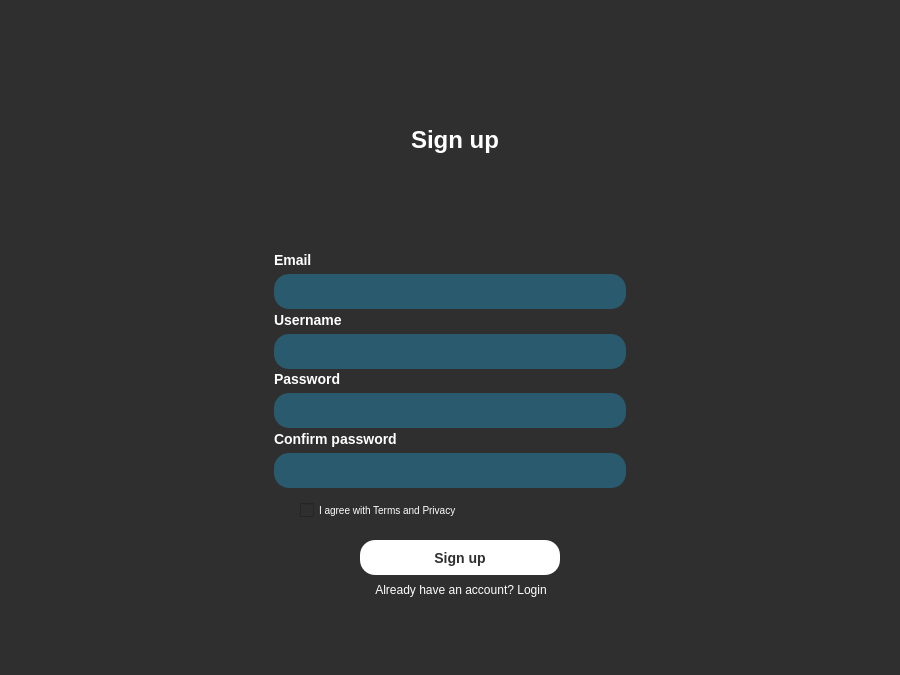
<?xml version="1.0" encoding="UTF-8"?>
<ui version="4.0">
 <class>Authorization2</class>
 <widget class="QWidget" name="Authorization2">
  <property name="geometry">
   <rect>
    <x>0</x>
    <y>0</y>
    <width>900</width>
    <height>675</height>
   </rect>
  </property>
  <property name="windowTitle">
   <string>Регистрация</string>
  </property>
  <property name="styleSheet">
   <string notr="true">QWidget{background-color: rgb(47, 47, 47);}</string>
  </property>
  <widget class="QPushButton" name="to_login">
   <property name="geometry">
    <rect>
     <x>370</x>
     <y>580</y>
     <width>182</width>
     <height>20</height>
    </rect>
   </property>
   <property name="styleSheet">
    <string notr="true">QPushButton{background-color: rgb(47, 47, 47); color: rgb(255, 255, 255); font-size: 13,79px;border-width:0px; border-radius: 0px}</string>
   </property>
   <property name="text">
    <string>Already have an account? Login</string>
   </property>
  </widget>
  <widget class="QLabel" name="text_sign_up">
   <property name="geometry">
    <rect>
     <x>409</x>
     <y>120</y>
     <width>92</width>
     <height>41</height>
    </rect>
   </property>
   <property name="text">
    <string>&lt;html&gt;&lt;head/&gt;&lt;body&gt;&lt;p align=&quot;center&quot;&gt;&lt;span style=&quot; font-size:24px; font-weight:600; color:#ffffff;&quot;&gt;Sign up&lt;/span&gt;&lt;/p&gt;&lt;/body&gt;&lt;/html&gt;</string>
   </property>
  </widget>
  <widget class="QCheckBox" name="checkBox">
   <property name="geometry">
    <rect>
     <x>300</x>
     <y>500</y>
     <width>261</width>
     <height>20</height>
    </rect>
   </property>
   <property name="styleSheet">
    <string notr="true">QCheckBox{font-size: 10px; color: rgb(255, 255, 255)}</string>
   </property>
   <property name="text">
    <string>I agree with Terms and Privacy</string>
   </property>
  </widget>
  <widget class="QFrame" name="main_frame">
   <property name="geometry">
    <rect>
     <x>265</x>
     <y>243</y>
     <width>370</width>
     <height>251</height>
    </rect>
   </property>
   <layout class="QVBoxLayout" name="verticalLayout">
    <item>
     <widget class="QLabel" name="text_emal">
      <property name="styleSheet">
       <string notr="true">QLabel{max-width:352px; max-height:16px; min-width:352px; min-height:16px}</string>
      </property>
      <property name="text">
       <string>&lt;html&gt;&lt;head/&gt;&lt;body&gt;&lt;p&gt;&lt;span style=&quot; font-size:14px; font-weight:600; color:#ffffff;&quot;&gt;Email&lt;/span&gt;&lt;/p&gt;&lt;/body&gt;&lt;/html&gt;</string>
      </property>
     </widget>
    </item>
    <item>
     <widget class="QLineEdit" name="input_email">
      <property name="styleSheet">
       <string notr="true">QLineEdit{background-color: rgb(41, 90, 109); color: rgb(255, 255, 255); border-style: solid; border-width:0px; border-radius: 15px; border-color:rgb(41, 90, 109); max-width:352px; max-height:35px; min-width:352px; min-height: 35px}</string>
      </property>
     </widget>
    </item>
    <item>
     <widget class="QLabel" name="text_username">
      <property name="styleSheet">
       <string notr="true">QLabel{max-width:352px; max-height:16px; min-width:352px; min-height:16px}</string>
      </property>
      <property name="text">
       <string>&lt;html&gt;&lt;head/&gt;&lt;body&gt;&lt;p&gt;&lt;span style=&quot; font-size:14px; font-weight:600; color:#ffffff;&quot;&gt;Username&lt;/span&gt;&lt;/p&gt;&lt;/body&gt;&lt;/html&gt;</string>
      </property>
     </widget>
    </item>
    <item>
     <widget class="QLineEdit" name="input_username">
      <property name="styleSheet">
       <string notr="true">QLineEdit{background-color: rgb(41, 90, 109); color: rgb(255, 255, 255); border-style: solid; border-width:0px; border-radius: 15px; border-color:rgb(41, 90, 109); max-width:352px; max-height:35px; min-width:352px; min-height: 35px}</string>
      </property>
     </widget>
    </item>
    <item>
     <widget class="QLabel" name="text_password">
      <property name="styleSheet">
       <string notr="true">QLabel{max-width:352px; max-height:16px; min-width:352px; min-height:16px}</string>
      </property>
      <property name="text">
       <string>&lt;html&gt;&lt;head/&gt;&lt;body&gt;&lt;p&gt;&lt;span style=&quot; font-size:14px; font-weight:600; color:#ffffff;&quot;&gt;Password&lt;/span&gt;&lt;/p&gt;&lt;/body&gt;&lt;/html&gt;</string>
      </property>
     </widget>
    </item>
    <item>
     <widget class="QLineEdit" name="input_password">
      <property name="styleSheet">
       <string notr="true">QLineEdit{background-color: rgb(41, 90, 109); color: rgb(255, 255, 255); border-style: solid; border-width:0px; border-radius: 15px; border-color:rgb(41, 90, 109); max-width:352px; max-height:35px; min-width:352px; min-height: 35px}</string>
      </property>
     </widget>
    </item>
    <item>
     <widget class="QLabel" name="text_confirm_password">
      <property name="styleSheet">
       <string notr="true">QLabel{max-width:352px; max-height:16px; min-width:352px; min-height:16px}</string>
      </property>
      <property name="text">
       <string>&lt;html&gt;&lt;head/&gt;&lt;body&gt;&lt;p&gt;&lt;span style=&quot; font-size:14px; font-weight:600; color:#ffffff;&quot;&gt;Confirm password&lt;/span&gt;&lt;/p&gt;&lt;/body&gt;&lt;/html&gt;</string>
      </property>
     </widget>
    </item>
    <item>
     <widget class="QLineEdit" name="input_confirm_password">
      <property name="styleSheet">
       <string notr="true">QLineEdit{background-color: rgb(41, 90, 109); color: rgb(255, 255, 255); border-style: solid; border-width:0px; border-radius: 15px; border-color:rgb(41, 90, 109); max-width:352px; max-height:35px; min-width:352px; min-height: 35px}</string>
      </property>
     </widget>
    </item>
   </layout>
  </widget>
  <widget class="QPushButton" name="to_sign_up">
   <property name="geometry">
    <rect>
     <x>360</x>
     <y>540</y>
     <width>200</width>
     <height>35</height>
    </rect>
   </property>
   <property name="styleSheet">
    <string notr="true">QPushButton{background-color:  rgb(255, 255, 255); color: rgb(47, 47, 47); font-size: 14px; border-radius: 15px; font-weight:600  px}
</string>
   </property>
   <property name="text">
    <string>Sign up</string>
   </property>
  </widget>
 </widget>
 <resources/>
 <connections/>
</ui>
